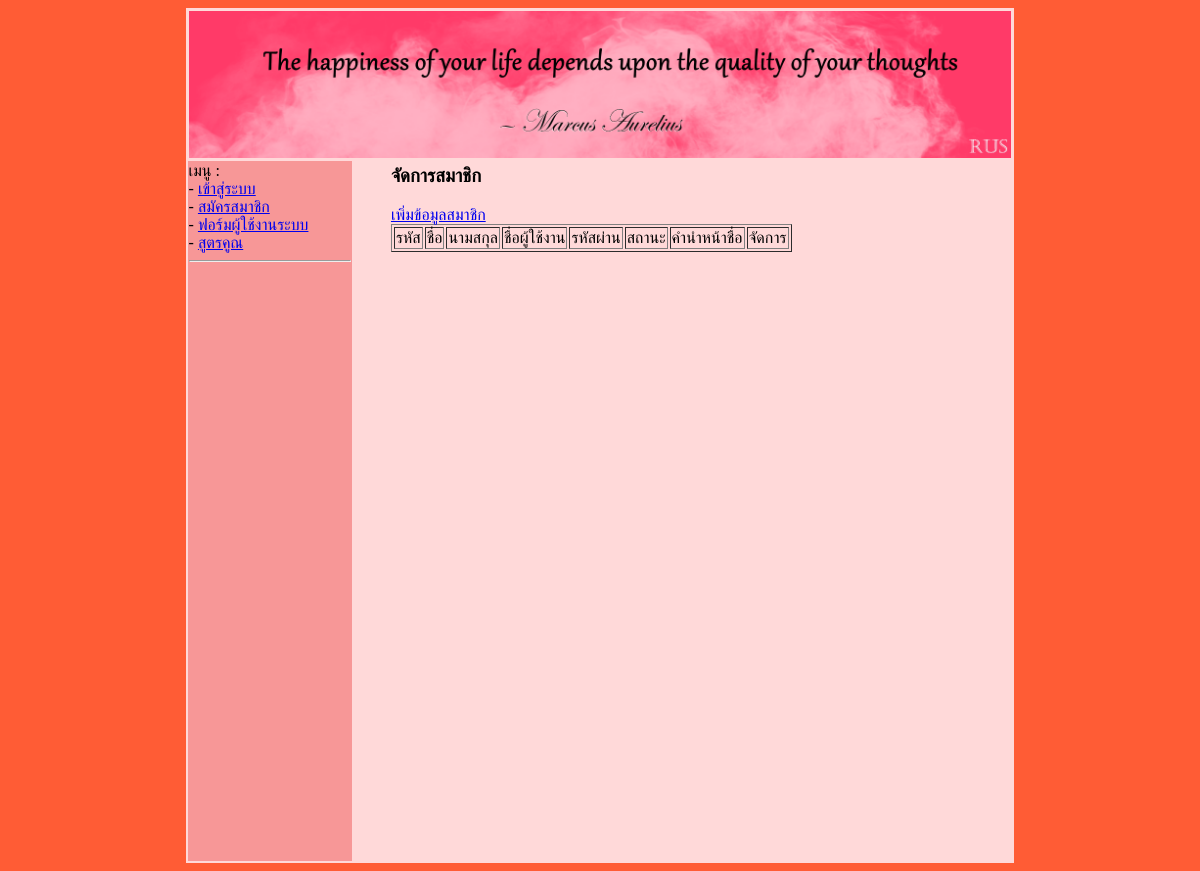
The app's page /member_show.php, older data.
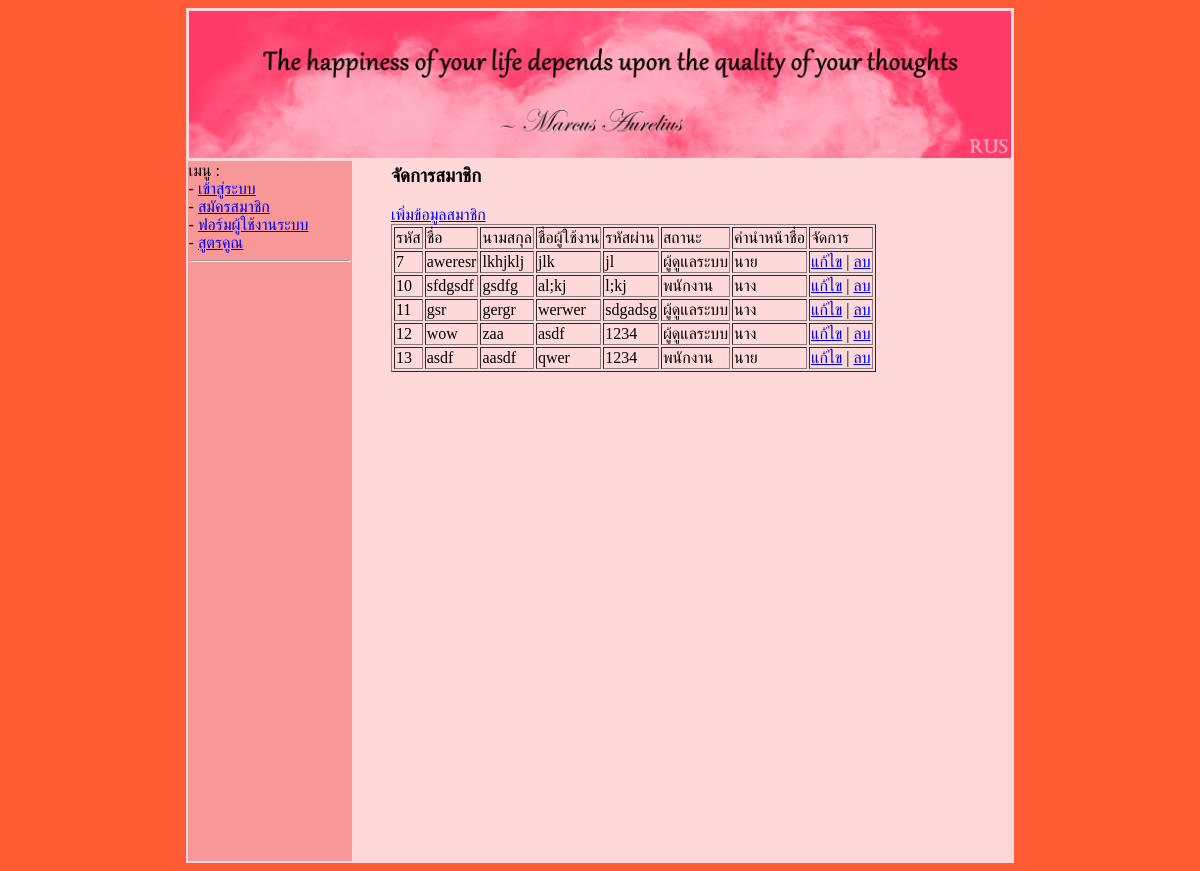
The same page, newer data.
### tables this page shows
CREATE TABLE `member` (
  `mem_id` int(11) NOT NULL,
  `mem_fname` varchar(100) NOT NULL,
  `mem_lname` varchar(100) NOT NULL,
  `prefix_id` int(11) NOT NULL,
  `mem_telephone` varchar(20) NOT NULL,
  `mem_email` varchar(100) NOT NULL,
  `mem_user` varchar(30) NOT NULL,
  `mem_password` varchar(30) NOT NULL,
  `mem_status` varchar(20) NOT NULL COMMENT '1 = ผู้ดูแลระบบ, 2 = พนักงาน, 3 = ผู้ใช้ทั่วไป'
);

CREATE TABLE `prefix` (
  `prefix_id` int(11) NOT NULL COMMENT 'รหัสคำนำหน้า',
  `prefix_nameTH` varchar(20) NOT NULL COMMENT 'คำนำหน้าภาษาไทย',
  `prefix_nameEN` varchar(20) NOT NULL COMMENT 'คำนำหน้าภาษาอังกฤษ'
);

### member_show.php (the view, shortened to what this page needs)
<?php
    include("./header.php");
    include("./menu.php");
    include("./sqliConnect.php");
?>
<table width="90%" align="center">
    <tr>
        <td>
            <h3>จัดการสมาชิก</h3>
            <a href="./member_add.php">เพิ่มข้อมูลสมาชิก</a>
            <table border="1px">
                <tr>
                    <td>รหัส</td>
                    <td>ชื่อ</td>
                    <td>นามสกุล</td>
                    <td>ชื่อผู้ใช้งาน</td>
                    <td>รหัสผ่าน</td>
                    <td>สถานะ</td>
                    <td>คำนำหน้าชื่อ</td>
                    <td>จัดการ</td>
                </tr>
                <?php
                    $sql = "select * from member,prefix where member.prefix_id=prefix.prefix_id;";
                    $result = $mysqli->query($sql);
                    while($row = $result->fetch_assoc()){
                        $mem_id = $row['mem_id'];
                        $mem_fname = $row['mem_fname'];
                        $mem_lname = $row['mem_lname'];
                        $mem_telephone = $row['mem_telephone'];
                        $mem_email = $row['mem_email'];
                        $mem_user = $row['mem_user'];
                        $mem_password = $row['mem_password'];
                        $mem_status = $row['mem_status'];
                        $prefix_nameTH = $row['prefix_nameTH'];
                        $status = "";
                        if ($mem_status == "1") {
                            $status = "ผู้ดูแลระบบ";
                        }elseif ($mem_status == "2"){
                            $status = "พนักงาน";
                        }elseif ($mem_status == "3"){
                            $status = "ผู้่บริหาร";
                        }
                        echo "
                            <tr>
                                <td>$mem_id</td>
                                <td>$mem_fname</td>
                                <td>$mem_lname</td>
                                <!--
                                <td>$mem_telephone</td>
                                <td>$mem_email</td>
                                -->
                                <td>$mem_user</td>
                                <td>$mem_password</td>
                                <td>$status</td>
                                <td>$prefix_nameTH</td>
                                <td>
                                    <a href=\"./member_edit.php?mem_id=$mem_id\">แก้ไข</a>
                                    |
                                    <a href=\"./member_delete.php?mem_id=$mem_id\">ลบ</a>
                                </td>
                            </tr>
                        ";
                    }
                ?>
            </table>
        </td>
    </tr>
</table>
<?php
    include("./footer.php");
?>

Row changes from the older to the newer data that the page shows:
added member: mem_id "7", mem_fname "aweresr", mem_lname "lkhjklj", mem_user "jlk", mem_password "jl", mem_status "ผู้ดูแลระบบ", prefix.prefix_nameTH "นาย"
added member: mem_id "10", mem_fname "sfdgsdf", mem_lname "gsdfg", mem_user "al;kj", mem_password "l;kj", mem_status "พนักงาน", prefix.prefix_nameTH "นาง"
added member: mem_id "11", mem_fname "gsr", mem_lname "gergr", mem_user "werwer", mem_password "sdgadsg", mem_status "ผู้ดูแลระบบ", prefix.prefix_nameTH "นาง"
added member: mem_id "12", mem_fname "wow", mem_lname "zaa", mem_user "asdf", mem_password "1234", mem_status "ผู้ดูแลระบบ", prefix.prefix_nameTH "นาง"
added member: mem_id "13", mem_fname "asdf", mem_lname "aasdf", mem_user "qwer", mem_password "1234", mem_status "พนักงาน", prefix.prefix_nameTH "นาย"
